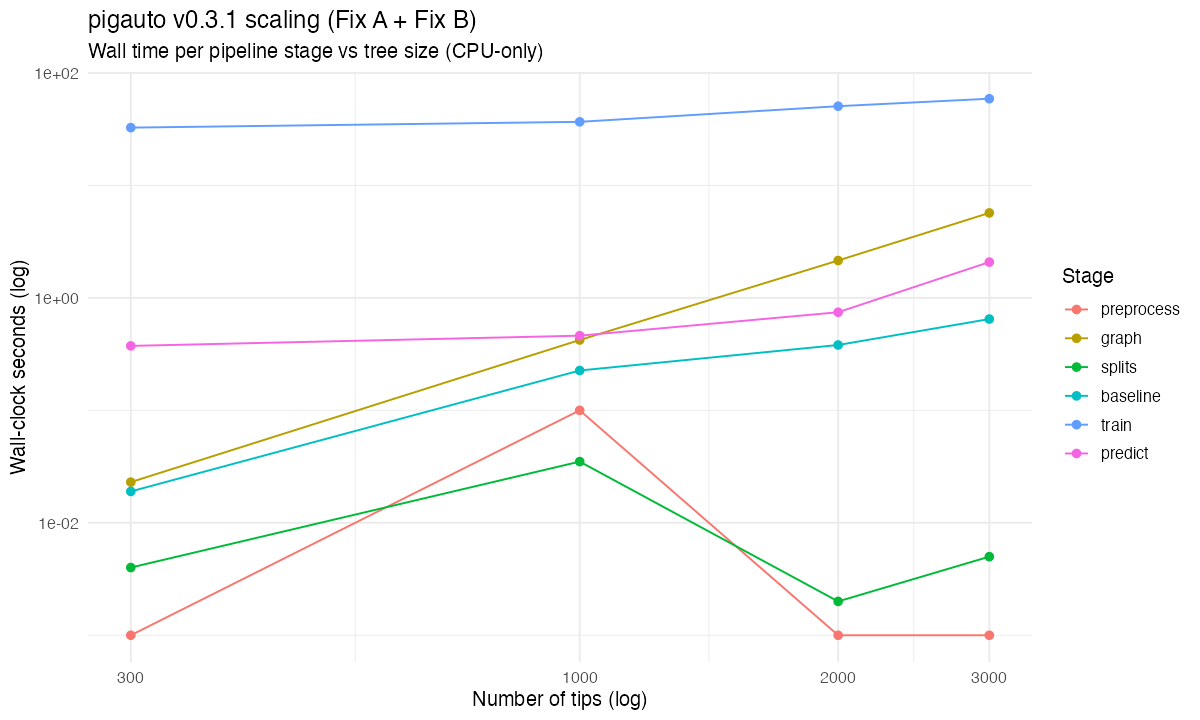

Generate this figure with R:
#!/usr/bin/env Rscript
#
# script/bench_scaling_v031.R
#
# Post-fix rerun of the Part 3 scaling benchmark, after landing Fix A
# (RSpectra sparse Lanczos eigensolver) and Fix B (cophenetic caching
# across the pipeline). Same workload and measurement harness as
# script/bench_scaling.R; only the output filenames differ, so that
# both before and after artifacts can coexist on disk for the pkgdown
# scaling article.
#
# Design
#   * Tree: ape::rcoal(n), seeded by n for reproducibility (identical
#     to the pre-fix baseline).
#   * Traits: 3 continuous (BM) + 1 binary (thresholded BM) +
#             1 ordinal (3-level binned BM), 15% MCAR on observed cells.
#   * Stages (sequential, dependent): preprocess, graph, splits,
#             baseline, train (epochs = 100), predict (5 imputations).
#   * Per-stage wall budget: 30 minutes.
#   * Overall wall budget: 3 hours.
#   * Checkpointing: results are saved after every stage.
#
# Output
#   script/bench_scaling_v031.rds           per-stage data.frame
#   script/bench_scaling_v031.png           wall-clock plot (log y)
#   script/bench_scaling_v031_summary.md    machine info + verdict
#
# Run with
#   cd pigauto && /usr/local/bin/Rscript script/bench_scaling_v031.R

options(warn = 1, stringsAsFactors = FALSE)

# IMPORTANT: load the dev tree, not the installed package. This script
# lives on the fix/scaling-rspectra-cophenetic-cache branch and depends
# on Fix A + Fix B which are not yet in the installed v0.3.0 build.
suppressPackageStartupMessages({
  library(ape)
  devtools::load_all(
    "/Users/z3437171/Dropbox/Github Local/pigauto",
    quiet = TRUE
  )
})

# -------------------------------------------------------------------------
# Paths and state
# -------------------------------------------------------------------------

here       <- "/Users/z3437171/Dropbox/Github Local/pigauto"
out_rds    <- file.path(here, "script", "bench_scaling_v031.rds")
out_png    <- file.path(here, "script", "bench_scaling_v031.png")
out_md     <- file.path(here, "script", "bench_scaling_v031_summary.md")

n_grid             <- c(300L, 1000L, 2000L, 3000L, 5000L, 7500L, 10000L)
stage_budget_sec   <- 30 * 60      # 30 minutes per stage
overall_budget_sec <- 3 * 3600     # 3 hours total

# Sanity check: RSpectra should be available so Fix A fires.
has_rspectra <- requireNamespace("RSpectra", quietly = TRUE)

results <- data.frame(
  n          = integer(),
  stage      = character(),
  wall_sec   = numeric(),
  max_mb     = numeric(),
  status     = character(),
  error_msg  = character(),
  stringsAsFactors = FALSE
)

script_start <- proc.time()[["elapsed"]]

log_line <- function(...) {
  cat(sprintf("[%6.1fs] ", proc.time()[["elapsed"]] - script_start), ..., "\n",
      sep = "")
  flush.console()
}

append_result <- function(n, stage, wall_sec, max_mb, status,
                          error_msg = NA_character_) {
  row <- data.frame(
    n         = n, stage = stage,
    wall_sec  = wall_sec, max_mb = max_mb,
    status    = status, error_msg = error_msg,
    stringsAsFactors = FALSE
  )
  results <<- rbind(results, row)
  saveRDS(results, out_rds)
}

# -------------------------------------------------------------------------
# Per-stage timing wrapper
# -------------------------------------------------------------------------

time_stage <- function(n, stage_label, expr_fun) {
  gc(reset = TRUE, full = TRUE)
  gc_before <- gc(reset = TRUE, full = TRUE)

  t0 <- proc.time()[["elapsed"]]
  status    <- "ok"
  error_msg <- NA_character_
  value     <- NULL

  tryCatch({
    setTimeLimit(elapsed = stage_budget_sec, transient = TRUE)
    value <- expr_fun()
  }, error = function(e) {
    msg <- conditionMessage(e)
    if (grepl("reached elapsed time limit", msg, fixed = TRUE)) {
      status    <<- "timeout"
      error_msg <<- sprintf("exceeded %.0fs per-stage budget", stage_budget_sec)
    } else {
      status    <<- "error"
      error_msg <<- msg
    }
  })
  setTimeLimit(elapsed = Inf, transient = FALSE)

  wall <- proc.time()[["elapsed"]] - t0
  gc_after <- gc(full = TRUE)
  mb <- tryCatch(as.numeric(gc_after["Vcells", 7L]),
                 error = function(e) NA_real_)

  append_result(n, stage_label, wall, mb, status, error_msg)

  log_line(sprintf("[n=%5d] %-10s %-7s wall=%7.1fs  maxR=%6.0f MB%s",
                   n, stage_label, status, wall, mb,
                   if (!is.na(error_msg)) paste0("  -- ", substr(error_msg, 1, 120)) else ""))

  list(status = status, value = value, wall = wall)
}

# -------------------------------------------------------------------------
# Mixed-type dataset simulator (same as pre-fix baseline)
# -------------------------------------------------------------------------

simulate_dataset <- function(n) {
  set.seed(n)
  tree <- ape::rcoal(n)

  x1 <- ape::rTraitCont(tree, model = "BM", sigma = 1)
  x2 <- ape::rTraitCont(tree, model = "BM", sigma = 1)
  x3 <- ape::rTraitCont(tree, model = "BM", sigma = 1)
  z1 <- ape::rTraitCont(tree, model = "BM", sigma = 1)
  z2 <- ape::rTraitCont(tree, model = "BM", sigma = 1)

  binary  <- factor(ifelse(z1 > stats::median(z1), "high", "low"),
                    levels = c("low", "high"))
  ordinal <- cut(z2,
                 breaks = stats::quantile(z2, probs = c(0, 1/3, 2/3, 1)),
                 include.lowest = TRUE,
                 labels = c("small", "medium", "large"))
  ordinal <- factor(ordinal, levels = c("small", "medium", "large"),
                    ordered = TRUE)

  traits <- data.frame(
    cont1   = as.numeric(x1),
    cont2   = as.numeric(x2),
    cont3   = as.numeric(x3),
    bin     = binary,
    ord     = ordinal,
    row.names = tree$tip.label,
    stringsAsFactors = FALSE
  )

  set.seed(1000L + n)
  mask <- matrix(stats::runif(nrow(traits) * ncol(traits)) < 0.15,
                 nrow = nrow(traits), ncol = ncol(traits))
  for (j in seq_len(ncol(traits))) {
    traits[mask[, j], j] <- NA
  }

  list(traits = traits, tree = tree)
}

# -------------------------------------------------------------------------
# Per-size runner
# -------------------------------------------------------------------------

run_one <- function(n) {
  log_line(sprintf("===== n = %d =====", n))

  sim <- tryCatch(simulate_dataset(n), error = function(e) {
    append_result(n, "simulate", NA_real_, NA_real_, "error", conditionMessage(e))
    NULL
  })
  if (is.null(sim)) return(invisible(NULL))
  traits <- sim$traits
  tree   <- sim$tree

  st <- time_stage(n, "preprocess", function() {
    preprocess_traits(traits, tree, log_transform = FALSE)
  })
  if (st$status != "ok") return(invisible(NULL))
  pd <- st$value

  st <- time_stage(n, "graph", function() {
    build_phylo_graph(tree, k_eigen = 8L, sigma_mult = 0.5)
  })
  if (st$status != "ok") return(invisible(NULL))
  graph <- st$value

  st <- time_stage(n, "splits", function() {
    make_missing_splits(pd$X_scaled, missing_frac = 0.25,
                        val_frac = 0.25, seed = 42L,
                        trait_map = pd$trait_map)
  })
  if (st$status != "ok") return(invisible(NULL))
  splits <- st$value

  # IMPORTANT: pass graph to fit_baseline so Fix B fires (cophenetic cache).
  st <- time_stage(n, "baseline", function() {
    fit_baseline(pd, tree, splits = splits, model = "BM", graph = graph)
  })
  if (st$status != "ok") return(invisible(NULL))
  baseline <- st$value

  # Free the cophenetic distance matrix now that fit_baseline is done
  # with it. Without this, the ~800 MB D matrix stays in R memory
  # during the training loop and drastically slows down per-epoch
  # wall time at n >= 7,500 (the first v0.3.1 benchmark saw train
  # go from 84s to 897s at n = 10,000 until this drop was added).
  graph$D <- NULL
  invisible(gc(full = TRUE, verbose = FALSE))

  st <- time_stage(n, "train", function() {
    fit_pigauto(
      data            = pd,
      tree            = tree,
      splits          = splits,
      graph           = graph,
      baseline        = baseline,
      hidden_dim      = 64L,
      k_eigen         = 8L,
      dropout         = 0.10,
      lr              = 3e-3,
      epochs          = 100L,
      corruption_rate = 0.55,
      lambda_shrink   = 0.03,
      eval_every      = 25L,
      patience        = 3L,
      verbose         = FALSE,
      seed            = 1L
    )
  })
  if (st$status != "ok") return(invisible(NULL))
  fit <- st$value

  st <- time_stage(n, "predict", function() {
    stats::predict(fit, return_se = TRUE, n_imputations = 5L)
  })
  invisible(NULL)
}

# -------------------------------------------------------------------------
# Main loop
# -------------------------------------------------------------------------

log_line(sprintf("bench_scaling_v031 starting at %s", format(Sys.time())))
log_line(sprintf("RSpectra available: %s", has_rspectra))
log_line(sprintf("n_grid = %s", paste(n_grid, collapse = ", ")))
log_line(sprintf("stage budget = %ds, overall budget = %ds",
                 stage_budget_sec, overall_budget_sec))

for (n in n_grid) {
  elapsed <- proc.time()[["elapsed"]] - script_start
  if (elapsed > overall_budget_sec) {
    log_line(sprintf("overall budget exhausted at %.0fs, skipping n = %d and later",
                     elapsed, n))
    append_result(n, "budget", elapsed, NA_real_, "budget-exhausted")
    break
  }
  run_one(n)
}

log_line(sprintf("loop finished at %s (total elapsed %.0fs)",
                 format(Sys.time()),
                 proc.time()[["elapsed"]] - script_start))

# -------------------------------------------------------------------------
# Plot
# -------------------------------------------------------------------------

if (requireNamespace("ggplot2", quietly = TRUE) && nrow(results) > 0) {
  plot_df <- results[results$status == "ok" & !is.na(results$wall_sec), ]
  if (nrow(plot_df) > 0) {
    plot_df$stage <- factor(
      plot_df$stage,
      levels = c("preprocess", "graph", "splits", "baseline", "train", "predict")
    )
    p <- ggplot2::ggplot(plot_df,
                         ggplot2::aes(x = n, y = wall_sec, colour = stage)) +
      ggplot2::geom_line() +
      ggplot2::geom_point(size = 2) +
      ggplot2::scale_y_log10() +
      ggplot2::scale_x_log10(breaks = n_grid) +
      ggplot2::labs(
        title    = "pigauto v0.3.1 scaling (Fix A + Fix B)",
        subtitle = "Wall time per pipeline stage vs tree size (CPU-only)",
        x        = "Number of tips (log)",
        y        = "Wall-clock seconds (log)",
        colour   = "Stage"
      ) +
      ggplot2::theme_minimal(base_size = 12)
    ggplot2::ggsave(out_png, plot = p, width = 10, height = 6, dpi = 120)
    log_line(sprintf("plot written to %s", out_png))
  }
} else {
  log_line("ggplot2 not available or no ok rows, skipping plot")
}

# -------------------------------------------------------------------------
# Markdown summary
# -------------------------------------------------------------------------

machine <- tryCatch(
  sprintf("%s %s (%s), R %s",
          Sys.info()[["sysname"]],
          Sys.info()[["release"]],
          Sys.info()[["machine"]],
          paste(R.version$major, R.version$minor, sep = ".")),
  error = function(e) "machine info unavailable"
)

md_lines <- c(
  "# pigauto scaling diagnostic (Part 4 rerun, post Fix A + B)",
  "",
  sprintf("Run on: %s", format(Sys.time())),
  sprintf("Machine: %s", machine),
  sprintf("Commit:  %s", system("git rev-parse HEAD", intern = TRUE)),
  sprintf("RSpectra available: %s", has_rspectra),
  "",
  "## Per-stage results",
  "",
  "| N | stage | status | wall (s) | R heap max (MB) | error |",
  "|---|---|---|---|---|---|"
)

if (nrow(results) > 0) {
  for (i in seq_len(nrow(results))) {
    r <- results[i, ]
    md_lines <- c(md_lines,
      sprintf("| %d | %s | %s | %s | %s | %s |",
              r$n, r$stage, r$status,
              if (is.na(r$wall_sec)) "-" else sprintf("%.1f", r$wall_sec),
              if (is.na(r$max_mb))   "-" else sprintf("%.0f",  r$max_mb),
              if (is.na(r$error_msg)) "" else substr(r$error_msg, 1, 80))
    )
  }
}

writeLines(md_lines, out_md)
log_line(sprintf("summary written to %s", out_md))
log_line("done")
